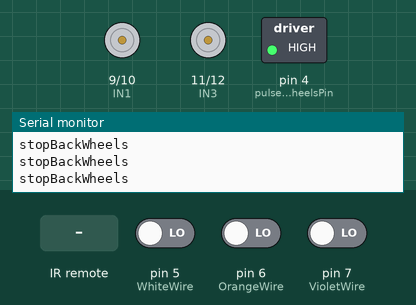
Recording of a sketch running on a simulated Arduino Uno, built with avr-gcc and run on an emulated ATmega328P. Shown: motor-driver pin pairs drawn as motors (green arrow = first pin HIGH = forward, orange = second pin HIGH = backward, longer = more drive), switched loads named in the sketch (green lamp = pin HIGH), the last lines printed to the serial monitor. The test bench sets the inputs (shaded band); at power-on: pin 5 (WhiteWire) LOW, pin 6 (OrangeWire) LOW, pin 7 (VioletWire) LOW. Pins used as bus, display or sensor lines are not drawn.

Above: at 1.2 s.
1.3 s: infrared code 0xFFA25D received
At 1.46 s:
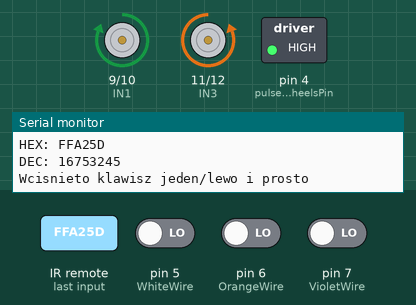
3.0 s: infrared code 0xFF629D received
At 3.17 s:
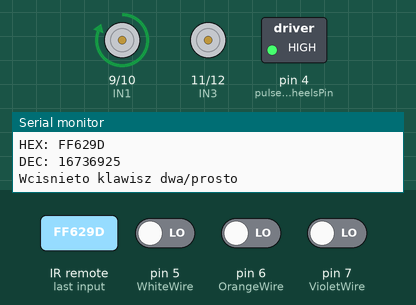
4.7 s: infrared code 0xFFE21D received
At 4.87 s:
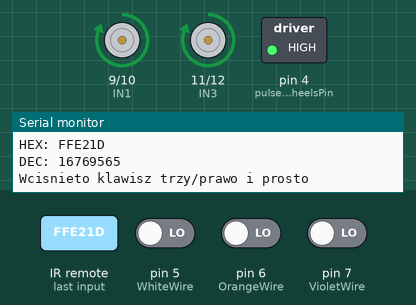
6.4 s: infrared code 0xFF22DD received
At 6.57 s:
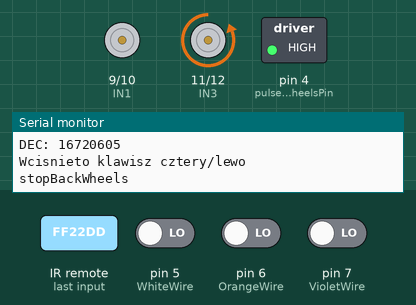
Timing chart, 0 to 9.4 s (numbered marks = the images above; inputs shaded):
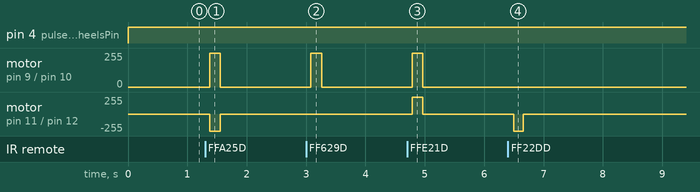

Measured:
- after the input at 1.3 s, motor on pin 9 (IN1) / pin 10 (IN2): stopped → forward 255/255 after 0.08 s, → stopped 0.18 s later; motor on pin 11 (IN3) / pin 12 (IN4): stopped → backward 255/255 after 0.08 s, → stopped 0.18 s later
- after the input at 3.0 s, motor on pin 9 (IN1) / pin 10 (IN2): stopped → forward 255/255 after 0.08 s, → stopped 0.18 s later
- after the input at 4.7 s, motor on pin 9 (IN1) / pin 10 (IN2), motor on pin 11 (IN3) / pin 12 (IN4): stopped → forward 255/255 after 0.09 s, → stopped 0.18 s later
- after the input at 6.4 s, motor on pin 11 (IN3) / pin 12 (IN4): stopped → backward 255/255 after 0.09 s, → stopped 0.17 s later

The sketch:

CarControl.ino
```cpp
#include <IRremote.h>
#include <IRremoteInt.h>


int count=0;
String previousMessage="@";
unsigned long timeMillis=0;
int onPulseDuration=15;
int offPulseDuration=15;
//encoder Wires
const int YellowWire = 16;
const int OrangeWire = 6;
const int WhiteWire = 5;
const int VioletWire = 7;
//Motor Control
const int IN1 = 9;
const int IN2 = 10;
const int IN3 = 11;
const int IN4 = 12;
const int powerControlPin = 3;
const int pulseFrontWheelsPin = 4;
const int pulseBackWheelsPin = 3;

//Remote Pilot
const int RC = 8;
int frontWheels=0;
int backWheels=0;
IRrecv irrecv(RC);
decode_results signals;

bool rigth=true;
void setup() {
    Serial.begin(9600);
    irrecv.enableIRIn(); // Start the receiver

    pinMode(IN1, OUTPUT);
    pinMode(IN2, OUTPUT);
    pinMode(IN3, OUTPUT);
    pinMode(IN4, OUTPUT);
    pinMode(powerControlPin, OUTPUT);
    pinMode(pulseFrontWheelsPin, OUTPUT);
    pinMode(pulseBackWheelsPin, OUTPUT);


    pinMode(YellowWire, INPUT);
    pinMode(OrangeWire, INPUT);
    pinMode(WhiteWire, INPUT);
    pinMode(VioletWire, INPUT);


}
void stopFrontWheels(int delayValue){
          delay(delayValue);
          digitalWrite(IN3, LOW);
          digitalWrite(IN4, LOW);
  }
void stopBackWheels(int delayValue){
          backWheels=0;
          delay(delayValue);
          digitalWrite(IN1, LOW);
          digitalWrite(IN2, LOW);
          Serial.println("stopBackWheels");
  }
void goForward(){
          backWheels=1;
          digitalWrite(IN1, HIGH);
          digitalWrite(IN2, LOW);
  }

void goBack(){
          backWheels=-1;
          digitalWrite(IN1, LOW);
          digitalWrite(IN2, HIGH);
  }
void straigh(int whiteWireState,int violetWireState){
    frontWheels=2;
    if(whiteWireState){
        digitalWrite(IN3, LOW);
        digitalWrite(IN4, HIGH);
    }
    if(violetWireState){
        digitalWrite(IN3, HIGH);
        digitalWrite(IN4, LOW);
    }
}
void turnLeft(int violetWireState){
    frontWheels=1;
    if(violetWireState){
      //nothing
      }
      else{
        digitalWrite(IN3, LOW);
        digitalWrite(IN4, HIGH);
        }
  }

void turnRight(int whiteWireState){
     frontWheels=3;
     if(whiteWireState){
      //nothing
      }
      else{
        digitalWrite(IN3, HIGH);
        digitalWrite(IN4, LOW);
        }
  }
void loop() {
       digitalWrite(pulseFrontWheelsPin, HIGH);
       digitalWrite(pulseBackWheelsPin, HIGH);

      if((millis()-timeMillis)>250){
          stopBackWheels(0);
          stopFrontWheels(0);
        }
      /*if(millis()>(timeMillis+offPulseDuration)){
        digitalWrite(pulseFrontWheelsPin, HIGH);
        digitalWrite(pulseBackWheelsPin, HIGH);
      }
      if(millis()>(timeMillis+onPulseDuration+offPulseDuration)){
              timeMillis=millis();
              digitalWrite(pulseFrontWheelsPin, LOW);
              digitalWrite(pulseBackWheelsPin, LOW);
      }  */

      int orangeWireState = digitalRead(OrangeWire);
      int violetWireState = digitalRead(VioletWire);
      int whiteWireState = digitalRead(WhiteWire);
      String message="";
      if(whiteWireState){message+="Prawo";}
      if(violetWireState){message+="Lewo";}
      if(orangeWireState){message+=" lekko";}
      if(message==""){message="Prosto";}

      if(previousMessage!=message){Serial.println(message);}
      previousMessage=message;
      if(message=="Prosto"&&frontWheels==2){stopFrontWheels(0);}
      if(violetWireState&&frontWheels==1){stopFrontWheels(200);}
      if(whiteWireState&&frontWheels==3){stopFrontWheels(200);}

      //Serial.println("A"); // typ nadajnika

if (irrecv.decode(&signals)) {
        count+=1;
        timeMillis=millis();

        //Serial.println(signals.decode_type); // typ nadajnika
       //Serial.print(F("wynik = 0x"));

       // Serial.println(signals.bits); // ilość przesłanych danych
        irrecv.blink13(true); // mrugamy diodami w arduino

        // Przykładowe porównanie:

        if (signals.value != 0xFFFFFFFF)
        {
          Serial.print("IN "); //
          Serial.println(count); //
          Serial.print("HEX: ");
          Serial.println(signals.value, HEX); // wynik w systemie szesnatkowym
          Serial.print("DEC: ");
          Serial.println(String(signals.value));
        }
        if (signals.value == 0xFFFFFFFF)
        {

          //Serial.println("Wcisnieto klawisz Overflow");
        }
        if (signals.value == 0xFF10EF)
        {
          Serial.println("Wcisnieto klawisz lewo");
        }
        if (signals.value == 0xFF18E7)
        {
          Serial.println("Wcisnieto klawisz gora");
          onPulseDuration+=5;
          //offPulseDuration+=1;
          Serial.print("onPulseDuration: ");
          Serial.println(onPulseDuration);
          Serial.print("offPulseDuration: ");
          Serial.println(offPulseDuration);
        }
        if (signals.value == 0xFF5AA5)
        {
          Serial.println("Wcisnieto klawisz prawo");
        }
        //FF4AB5
        if (signals.value == 0xFF4AB5)
        {
          Serial.println("Wcisnieto klawisz dol");
          onPulseDuration-=1;
          if (onPulseDuration==3){onPulseDuration=4;}
          //offPulseDuration-=1;
          Serial.print("onPulseDuration: ");
          Serial.println(onPulseDuration);
          Serial.print("offPulseDuration: ");
          Serial.println(offPulseDuration);
        }
        if (signals.value == 0xFFA25D)
        {
          Serial.println("Wcisnieto klawisz jeden/lewo i prosto");
          goForward();
          turnLeft(violetWireState);

        }
                if (signals.value == 0xFF629D)
        {
          Serial.println("Wcisnieto klawisz dwa/prosto");
          goForward();
          straigh(whiteWireState,violetWireState);
        }
                if (signals.value == 0xFFE21D)
        {
          Serial.println("Wcisnieto klawisz trzy/prawo i prosto");
          goForward();
          turnRight(whiteWireState);
        }
        //FF22DD
        if (signals.value == 0xFF22DD)
        {
          Serial.println("Wcisnieto klawisz cztery/lewo");
          stopBackWheels(0);
          turnLeft(violetWireState);
        }
                if (signals.value == 0xFF02FD)
        {
          Serial.println("Wcisnieto klawisz piec/stop");
          stopBackWheels(0);
          straigh(whiteWireState,violetWireState);
        }
        //FFC23D

        if (signals.value == 0xFFC23D)
        {
          Serial.println("Wcisnieto klawisz szesc/prawo ");
          stopBackWheels(0);
          turnRight(whiteWireState);

        }
        //FFE01F
        if (signals.value == 0xFFE01F)
        {
          Serial.println("Wcisnieto klawisz siedem/lewo i w tyl");
          goBack();
          turnLeft(violetWireState);

        }
        //FFA857
        if (signals.value == 0xFFA857)
        {
          Serial.println("Wcisnieto klawisz 8/w tyl");
          goBack();
          straigh(whiteWireState,violetWireState);
        }
        //FF906F

        if (signals.value == 0xFF906F)
        {
          Serial.println("Wcisnieto klawisz dziewiec/prawo i w tyl");
          goBack();
          turnRight(whiteWireState);
          }
        if (signals.value == 0xFF6897 || signals.value == 0xC101E57B)
        {
          Serial.println("Wcisnieto klawisz gwiazdka/stop");
          stopBackWheels(0);
          stopFrontWheels(0);
          frontWheels=0;
        }
        // ... i tak dalej

        irrecv.resume(); // nasłuchujemy na następne nadanie
    }
}
```
